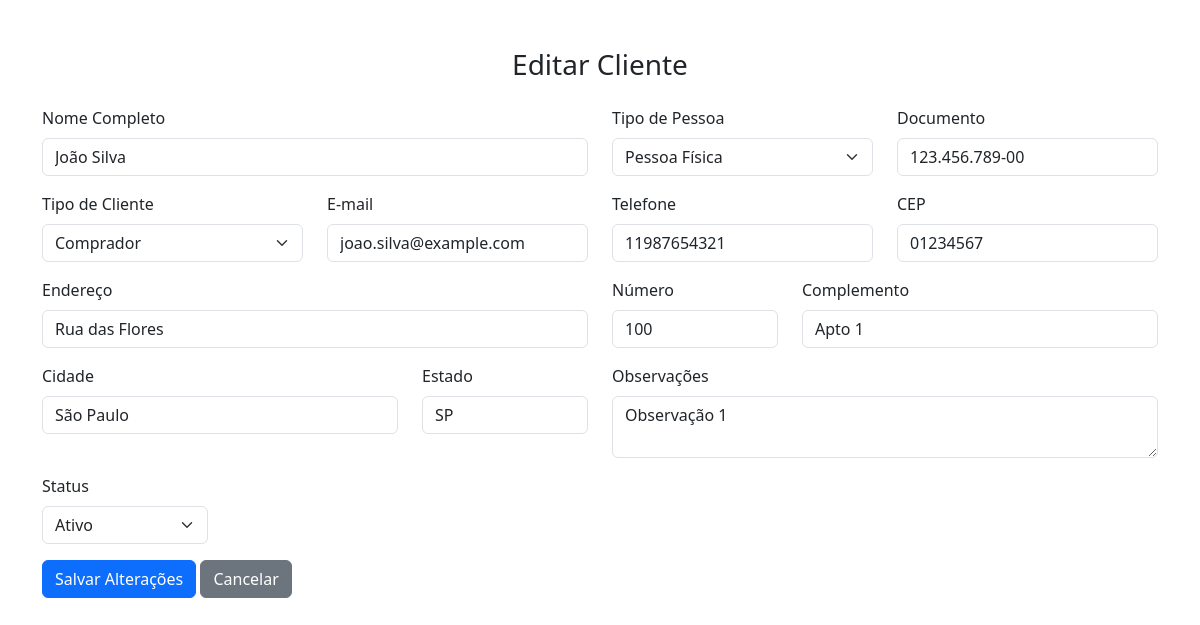
Page /central/cliente_editar.php?codigo=QW3D5F-3DGH01 on the committed database.
### tables this page shows
CREATE TABLE IF NOT EXISTS clientes (
  id_clientes INT AUTO_INCREMENT PRIMARY KEY NOT NULL,
  id_loja INT DEFAULT NULL,
  codigo VARCHAR(50) DEFAULT NULL,
  nome_completo VARCHAR(255) NULL,
  tipo_pessoa ENUM('PJ', 'PF', 'ESTRANGEIRO'),
  documento VARCHAR(255) NULL,
  tipo_cliente ENUM('INQUILICO', 'COMPRADOR', 'VENDEDOR'),
  email VARCHAR(255) DEFAULT NULL,
  telefone VARCHAR(11) DEFAULT NULL,
  cep  VARCHAR(8) DEFAULT NULL,
  endereco VARCHAR(255) DEFAULT NULL,
  endereco_numero VARCHAR(50) DEFAULT NULL,
  complemento VARCHAR(100) DEFAULT NULL,
  bairro VARCHAR(100) DEFAULT NULL,
  cidade VARCHAR(100) DEFAULT NULL,    
  estado CHAR(2) DEFAULT NULL,
  obs tinytext default NULL,
  status ENUM('0', '1'),
  dt_reg DATETIME NULL,
  dt_alt DATETIME NULL
);

### central/cliente_editar.php (the view, shortened to what this page needs)
<?php
include 'conexao.php';
if (isset($_GET['codigo'])) {
    $codigo_cliente = $_GET['codigo'];
    $sql = "SELECT * FROM clientes WHERE codigo = ?";
    $stmt = $conn->prepare($sql);
    $stmt->bind_param("s", $codigo_cliente);
    $stmt->execute();
    $result = $stmt->get_result();
    if ($result->num_rows > 0) {
        $cliente = $result->fetch_assoc();
    } else {
        echo "Cliente não encontrado.";
        exit();
    }
} else {
    echo "Código do cliente não fornecido.";
    exit();
}
?>
<!DOCTYPE html>
<html lang="pt-BR">
<head>
    <link href="https://cdn.jsdelivr.net/npm/bootstrap@5.3.0/dist/css/bootstrap.min.css" rel="stylesheet">
</head>
<body>
    <div class="container my-5">
        <h3 class="text-center mb-4">Editar Cliente</h3>
        <form method="post" action="">
            <div class="row mb-3">
                <div class="col-md-6">
                    <label for="nome_completo" class="form-label">Nome Completo</label>
                    <input type="text" class="form-control" id="nome_completo" name="nome_completo" value="<?php echo $cliente['nome_completo']; ?>" required>
                </div>
                <div class="col-md-3">
                    <label for="tipo_pessoa" class="form-label">Tipo de Pessoa</label>
                    <select class="form-select" id="tipo_pessoa" name="tipo_pessoa" required>
                        <option value="PF" <?php if ($cliente['tipo_pessoa'] == 'PF') echo 'selected'; ?>>Pessoa Física</option>
                    </select>
                </div>
                <div class="col-md-3">
                    <label for="documento" class="form-label">Documento</label>
                    <input type="text" class="form-control" id="documento" name="documento" value="<?php echo $cliente['documento']; ?>" required>
                </div>
            </div>
            <div class="row mb-3">
                <div class="col-md-3">
                    <label for="tipo_cliente" class="form-label">Tipo de Cliente</label>
                    <select class="form-select" id="tipo_cliente" name="tipo_cliente" required>
                        <option value="COMPRADOR" <?php if ($cliente['tipo_cliente'] == 'COMPRADOR') echo 'selected'; ?>>Comprador</option>
                    </select>
                </div>
                <div class="col-md-3">
                    <label for="email" class="form-label">E-mail</label>
                    <input type="email" class="form-control" id="email" name="email" value="<?php echo $cliente['email']; ?>" required>
                </div>
                <div class="col-md-3">
                    <label for="telefone" class="form-label">Telefone</label>
                    <input type="text" class="form-control" id="telefone" name="telefone" value="<?php echo $cliente['telefone']; ?>" required>
                </div>
                <div class="col-md-3">
                    <label for="cep" class="form-label">CEP</label>
                    <input type="text" class="form-control" id="cep" name="cep" value="<?php echo $cliente['cep']; ?>" required>
                </div>
            </div>
            <div class="row mb-3">
                <div class="col-md-6">
                    <label for="endereco" class="form-label">Endereço</label>
                    <input type="text" class="form-control" id="endereco" name="endereco" value="<?php echo $cliente['endereco']; ?>" required>
                </div>
                <div class="col-md-2">
                    <label for="endereco_numero" class="form-label">Número</label>
                    <input type="text" class="form-control" id="endereco_numero" name="endereco_numero" value="<?php echo $cliente['endereco_numero']; ?>" required>
                </div>
                <div class="col-md-4">
                    <label for="complemento" class="form-label">Complemento</label>
                    <input type="text" class="form-control" id="complemento" name="complemento" value="<?php echo $cliente['complemento']; ?>">
                </div>
            </div>
            <div class="row mb-3">
                <div class="col-md-4">
                    <label for="cidade" class="form-label">Cidade</label>
                    <input type="text" class="form-control" id="cidade" name="cidade" value="<?php echo $cliente['cidade']; ?>" required>
                </div>
                <div class="col-md-2">
                    <label for="estado" class="form-label">Estado</label>
                    <input type="text" class="form-control" id="estado" name="estado" value="<?php echo $cliente['estado']; ?>" required>
                </div>
                <div class="col-md-6">
                    <label for="obs" class="form-label">Observações</label>
                    <textarea class="form-control" id="obs" name="obs"><?php echo $cliente['obs']; ?></textarea>
                </div>
            </div>
            <div class="row mb-3">
                <div class="col-md-2">
                    <label for="status" class="form-label">Status</label>
                    <select class="form-select" id="status" name="status" required>
                        <option value="1" <?php if ($cliente['status'] == '1') echo 'selected'; ?>>Ativo</option>
                    </select>
                </div>
            </div>
            <button type="submit" class="btn btn-primary">Salvar Alterações</button>
            <a href="clientes_listagem_cardex.php" class="btn btn-secondary">Cancelar</a>
        </form>
    </div>
</body>
</html>

### rows in the picture
clientes: nome_completo "João Silva", tipo_pessoa "Pessoa Física", documento "123.456.789-00", tipo_cliente "Comprador", email "joao.silva@example.com", telefone "11987654321", cep "01234567", endereco "Rua das Flores", endereco_numero "100", complemento "Apto 1", cidade "São Paulo", estado "SP", obs "Observação 1", status "Ativo"
